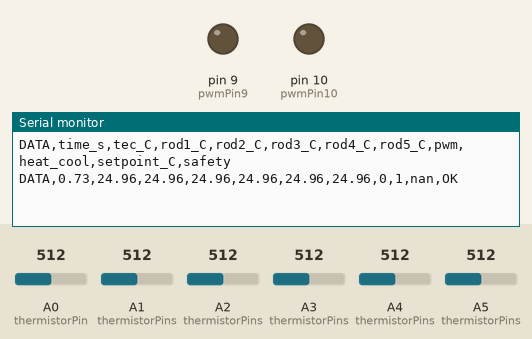
This sketch was run on a simulated Arduino Uno, built with avr-gcc and run on an emulated ATmega328P. On the bench: output pins drawn as LEDs (lit = HIGH), the last lines printed to the serial monitor. The inputs (shaded band) are chosen by the test bench; at power-on: A0 (thermistorPin) = 512, A4 (thermistorPins) = 512, A1 (thermistorPins) = 512, A2 (thermistorPins) = 512, A3 (thermistorPins) = 512, A5 (thermistorPins) = 512.

Above: at 1.2 s.
1.3 s: A0 (thermistorPin) set to 186
At 2.0 s:
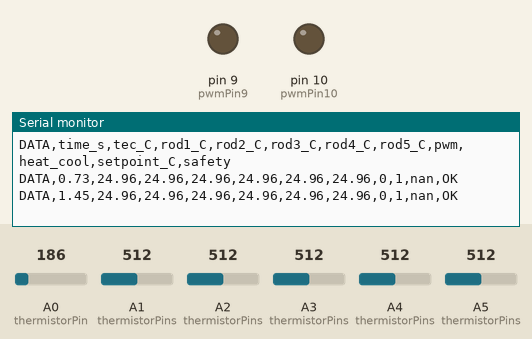
2.8 s: A0 (thermistorPin) set to 157
At 4.2 s:
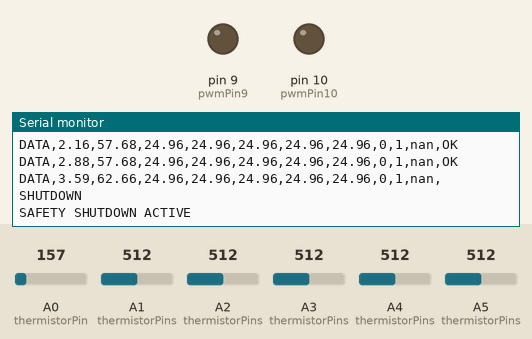
5.1 s: A4 (thermistorPins) set to 894
At 5.7 s:
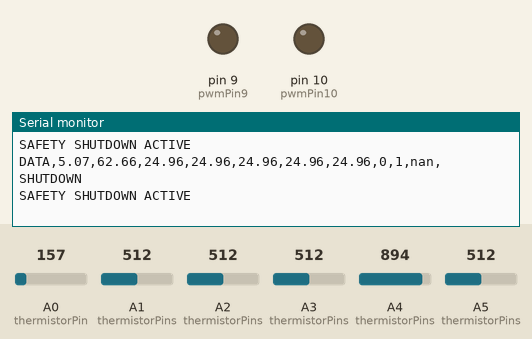
6.6 s: A4 (thermistorPins) set to 922
At 7.2 s:
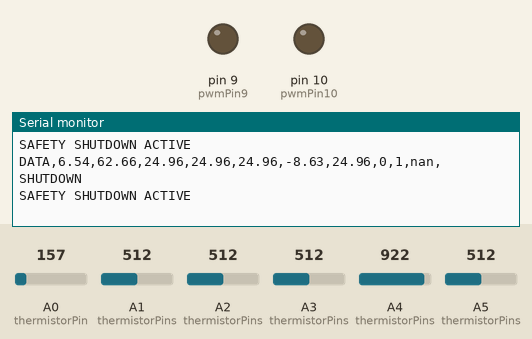
Timing chart, 0 to 9.1 s (numbered marks = the images above; inputs shaded):
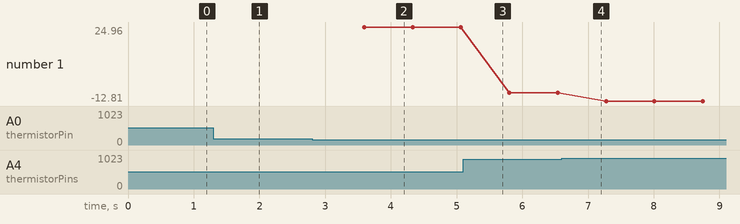

The sketch:

module_07_rod_controller.ino
```cpp
// Module 7: Six-channel rod acquisition + Python-controlled TEC interlock
// PI runs in the Python GUI; this sketch applies its PWM/direction commands.
// Test with TEC power disconnected before energizing the H-bridge.
// Software limits do not replace the existing hardware safety provisions.

#include <stdio.h>
#include <string.h>

// ---------- Pins ----------
// A0 is the TEC-base feedback/safety sensor. A1-A5 only measure the rod.
// Wire each channel with the same thermistor-divider circuit as Module 6.
const int thermistorPin = A0;
const int thermistorPins[] = {thermistorPin, A1, A2, A3, A4, A5};
const int numThermistors = sizeof(thermistorPins) / sizeof(thermistorPins[0]);

const int pwmPin9 = 9;
const int pwmPin10 = 10;
const int directionPin = 11;

// ---------- Thermistor constants ----------
const float Vref = 5.0;
const float fixedResistance = 100.0; // kOhm
const float R0 = 100.0;              // kOhm at 25 C
const float T0 = 298.15;             // 25 C in Kelvin
const float beta = 4540.0;           // K

// Average 1000 raw thermistor measurements
const int numSamples = 1000;

// ---------- Software safety ----------
const float LOW_TEMP_LIMIT = 5.0;    // degrees C
const float HIGH_TEMP_LIMIT = 60.0;  // degrees C

// ---------- Control variables ----------
int pwmCommand = 0;
int direction = LOW;
bool serialControl = false;

char commandBuffer[40];
int commandLength = 0;


// Read commands sent by Python GUI
void readSerialCommands() {

  while (Serial.available() > 0) {

    char incomingCharacter = Serial.read();

    if (incomingCharacter == '\n' || incomingCharacter == '\r') {

      if (commandLength == 0) {
        continue;
      }

      commandBuffer[commandLength] = '\0';

      int requestedPWM;
      char requestedDirection[5];

      int valuesRead = sscanf(
          commandBuffer,
          "SET PWM %d DIR %4s",
          &requestedPWM,
          requestedDirection
      );

      if (valuesRead == 2 &&
          requestedPWM >= 0 &&
          requestedPWM <= 255) {

        if (strcmp(requestedDirection, "HEAT") == 0) {
          direction = LOW;

        } else if (strcmp(requestedDirection, "COOL") == 0) {
          direction = HIGH;

        } else {
          commandLength = 0;
          continue;
        }

        pwmCommand = requestedPWM;
        serialControl = true;
      }

      commandLength = 0;

    } else if (commandLength < sizeof(commandBuffer) - 1) {

      commandBuffer[commandLength] = incomingCharacter;
      commandLength++;
    }
  }
}


// Average 1000 thermistor ADC readings
float averageThermistorADC(int pin) {

  float totalADC = 0;

  for (int i = 0; i < numSamples; i++) {
    totalADC += analogRead(pin);
  }

  return totalADC / numSamples;
}


// ADC -> voltage
float adcToVoltage(float averageADC) {

  return averageADC * Vref / 1023.0;
}


// Voltage -> resistance
float voltageToResistance(float voltage) {

  return fixedResistance * voltage / (Vref - voltage);
}


// Resistance -> Celsius
float resistanceToCelsius(float resistance) {

  float temperatureK =
      1.0 / ((1.0 / T0) +
      (1.0 / beta) * log(resistance / R0));

  return temperatureK - 273.15;
}


void setup() {

  Serial.begin(9600);

  pinMode(pwmPin9, OUTPUT);
  pinMode(pwmPin10, OUTPUT);
  pinMode(directionPin, INPUT);

  // Safe startup: TEC OFF
  analogWrite(pwmPin9, 0);
  analogWrite(pwmPin10, 0);

  // Print column names once; later DATA lines contain measurements only.
  Serial.println("DATA,time_s,tec_C,rod1_C,rod2_C,rod3_C,rod4_C,rod5_C,pwm,heat_cool,setpoint_C,safety");
}


void loop() {

  // Read commands from Python GUI
  readSerialCommands();


  // ---------- Measure temperature ----------

  // Read the six channels sequentially. Each channel gets numSamples readings,
  // averaged before the SAME Module 6 conversion chain is applied.
  // Only temperaturesC[0] (A0) is used for feedback and safety.
  float temperaturesC[numThermistors];
  for (int channel = 0; channel < numThermistors; channel++) {
    float averageADC = averageThermistorADC(thermistorPins[channel]);
    float voltage = adcToVoltage(averageADC);
    float resistance = voltageToResistance(voltage);
    temperaturesC[channel] = resistanceToCelsius(resistance);
  }
  float temperatureC = temperaturesC[0];

  // Timestamp AFTER acquiring all six temperatures, in Arduino elapsed seconds.
  float timeSeconds = millis() / 1000.0;

  // A1 is now a rod thermistor, so it cannot be a potentiometer fallback.
  // pwmCommand starts at zero and stays there until a valid Python command.

  // ---------- Software safety check ----------

  bool safetyShutdown = false;

  if (temperatureC <= LOW_TEMP_LIMIT || temperatureC >= HIGH_TEMP_LIMIT) {

    // Temperature is outside the safe range:
    // force BOTH H-bridge PWM outputs to zero.
    analogWrite(pwmPin9, 0);
    analogWrite(pwmPin10, 0);

    safetyShutdown = true;

  } else {

    // Normal operation

    if (direction == HIGH) {

      // Cooling
      analogWrite(pwmPin9, pwmCommand);
      analogWrite(pwmPin10, 0);

    } else {

      // Heating
      analogWrite(pwmPin9, 0);
      analogWrite(pwmPin10, pwmCommand);
    }
  }


  // ---------- Serial measurement ----------
  // One complete CSV record per acquisition, in the startup header's order.
  // Rod sensors never affect the H-bridge command or the A0 safety limit.
  Serial.print("DATA,");
  Serial.print(timeSeconds, 2);
  for (int channel = 0; channel < numThermistors; channel++) {
    Serial.print(',');
    Serial.print(temperaturesC[channel], 2);
  }
  Serial.print(',');

  // Report actual applied PWM: the interlock forces it to zero on shutdown.
  if (safetyShutdown) {
    Serial.print(0);
  } else {
    Serial.print(pwmCommand);
  }
  Serial.print(',');
  Serial.print(direction == LOW ? 1 : 0);  // 1 = heating, 0 = cooling

  // The unchanged SET PWM ... DIR ... protocol carries no setpoint.
  // Python owns PI and its setpoint; nan explicitly means unavailable here.
  Serial.print(",nan,");
  Serial.println(safetyShutdown ? "SHUTDOWN" : "OK");

  // Diagnostics must not begin with DATA.
  if (safetyShutdown) {
    Serial.println("SAFETY SHUTDOWN ACTIVE");
  }
}
```

Measured:
- the behaviour switches between 172 and 171 on A0 (thermistorPin) (found by bisection; images 1 and 2)
- after the input at 2.8 s, the serial monitor: prints a new line after 0.79 s (image 2)
- plotted number 1: 24.96 → -8.63 after the input at 5.1 s, -8.63 → -12.81 after the input at 6.6 s
